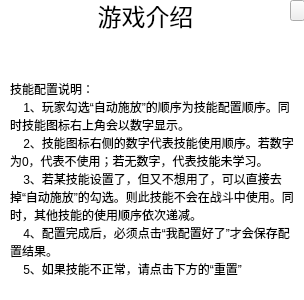
<?xml version="1.0" encoding="UTF-8"?>
<ui version="4.0">
 <class>General_GameIntroduce</class>
 <widget class="QWidget" name="General_GameIntroduce">
  <property name="geometry">
   <rect>
    <x>0</x>
    <y>0</y>
    <width>304</width>
    <height>300</height>
   </rect>
  </property>
  <property name="windowTitle">
   <string>General_GameIntroduce</string>
  </property>
  <widget class="QLabel" name="lbl_name_2">
   <property name="geometry">
    <rect>
     <x>10</x>
     <y>80</y>
     <width>291</width>
     <height>211</height>
    </rect>
   </property>
   <property name="text">
    <string>技能配置说明：
    1、玩家勾选“自动施放”的顺序为技能配置顺序。同时技能图标右上角会以数字显示。
    2、技能图标右侧的数字代表技能使用顺序。若数字为0，代表不使用；若无数字，代表技能未学习。
    3、若某技能设置了，但又不想用了，可以直接去掉“自动施放”的勾选。则此技能不会在战斗中使用。同时，其他技能的使用顺序依次递减。
    4、配置完成后，必须点击“我配置好了”才会保存配置结果。
    5、如果技能不正常，请点击下方的“重置”</string>
   </property>
   <property name="alignment">
    <set>Qt::AlignLeading|Qt::AlignLeft|Qt::AlignTop</set>
   </property>
   <property name="wordWrap">
    <bool>true</bool>
   </property>
  </widget>
  <widget class="QLabel" name="lbl_name">
   <property name="geometry">
    <rect>
     <x>0</x>
     <y>0</y>
     <width>291</width>
     <height>31</height>
    </rect>
   </property>
   <property name="font">
    <font>
     <family>黑体</family>
     <pointsize>18</pointsize>
    </font>
   </property>
   <property name="text">
    <string>游戏介绍</string>
   </property>
   <property name="alignment">
    <set>Qt::AlignCenter</set>
   </property>
  </widget>
  <widget class="QLabel" name="lbl_background">
   <property name="geometry">
    <rect>
     <x>0</x>
     <y>0</y>
     <width>400</width>
     <height>400</height>
    </rect>
   </property>
   <property name="styleSheet">
    <string notr="true">background-color: rgb(255, 255, 255);</string>
   </property>
  </widget>
  <widget class="QPushButton" name="btn_close">
   <property name="geometry">
    <rect>
     <x>290</x>
     <y>0</y>
     <width>15</width>
     <height>21</height>
    </rect>
   </property>
   <property name="icon">
    <iconset resource="mirror.qrc">
     <normaloff>:/ui/Resources/ui/3.png</normaloff>:/ui/Resources/ui/3.png</iconset>
   </property>
   <property name="iconSize">
    <size>
     <width>21</width>
     <height>21</height>
    </size>
   </property>
  </widget>
  <zorder>lbl_background</zorder>
  <zorder>lbl_name_2</zorder>
  <zorder>lbl_name</zorder>
  <zorder>btn_close</zorder>
 </widget>
 <layoutdefault spacing="6" margin="11"/>
 <resources>
  <include location="mirror.qrc"/>
 </resources>
 <connections/>
</ui>
